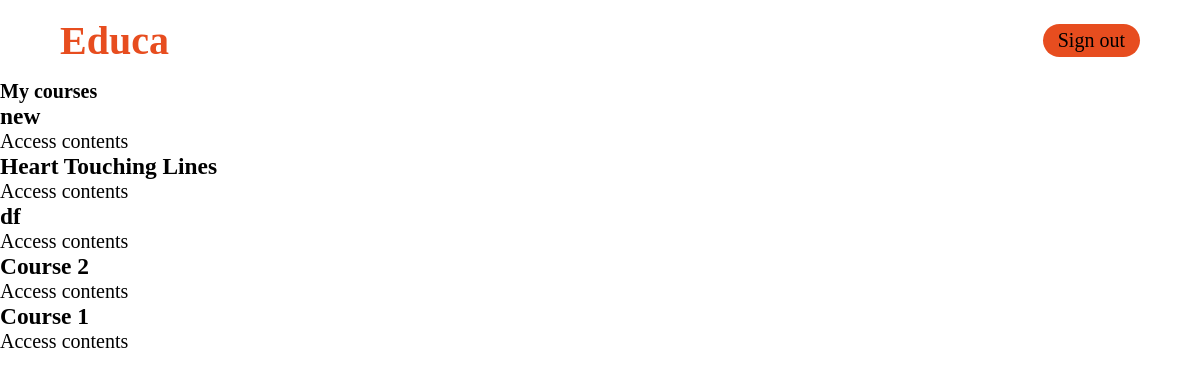
The app's page /students/courses/ (signed in), older data.
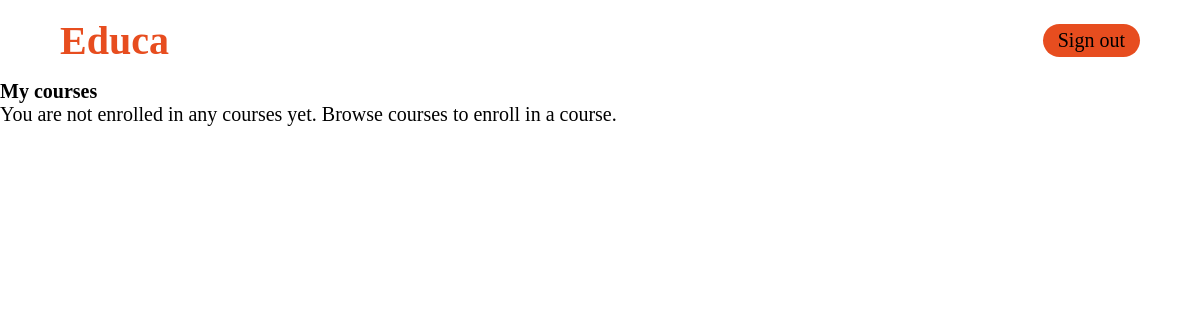
The same page, newer data.
### courses/models.py (models this page shows, shortened)
class Course(models.Model):
    owner = models.ForeignKey(User,related_name='courses_created',on_delete=models.CASCADE)
    subject = models.ForeignKey(Subject,related_name='courses',on_delete=models.CASCADE)
    title=models.CharField(max_length=200)
    slug=models.SlugField(max_length=200,unique=True)
    overview = models.TextField()
    created = models.DateTimeField(auto_now_add=True)
    students = models.ManyToManyField(User,related_name='courses_joined',blank=True)
    class Meta:
        ordering = ['-created']

### students/views.py (the view)
# urls.py: path('courses/',views.StudentCourseListView.as_view(),name='student_course_list'),
class StudentCourseListView(LoginRequiredMixin, ListView):
    model = Course
    template_name = 'students/course/list.html'
    def get_queryset(self):
        qs = super(StudentCourseListView, self).get_queryset()
        return qs.filter(students__in=[self.request.user])

### students/templates/students/course/list.html (shortened to what this page needs)
{%	extends	"base.html"	%}
{%	block	content	%}
<h1>My courses</h1>
<div class="module">
  {%	for	course	in	object_list	%}
  <div class="course-info">
    <h3>{{ course.title	}}</h3>
    <p><a href="{%	url	"student_course_detail"	course.id	%}">
        Access contents</a></p>
  </div>
  {%	empty	%}
  <p>
    You are not enrolled in any courses yet.
    <a href="{%	url	"course_list"	%}">Browse courses</a>
    to enroll in a course.
  </p>
  {%	endfor	%}
</div>
{%	endblock	%}

Row changes from the older to the newer data that the page shows:
removed Course: title "new"
removed Course: title "Heart Touching Lines"
removed Course: title "df"
removed Course: title "Course 2"
removed Course: title "Course 1"
Text that changed along with them:
text now shown: "You are not enrolled in any courses yet. Browse courses to enroll in a course."
